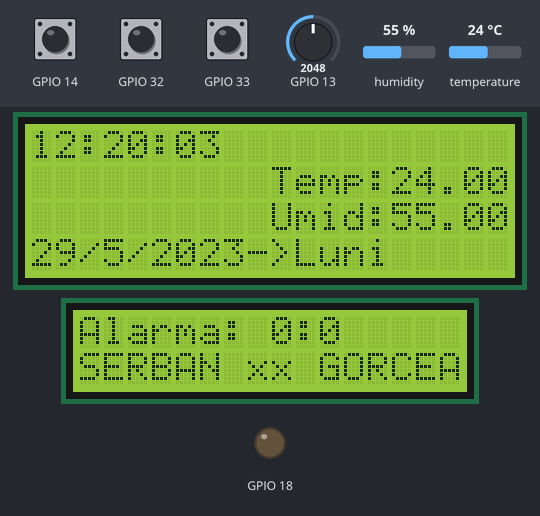
The sketch below on a simulated ESP32. On the bench: 20×4 character LCD, 16×2 character LCD, output pins drawn as LEDs (lit = HIGH). The test bench sets the inputs (shaded band); at power-on: GPIO 32 HIGH, GPIO 14 HIGH, GPIO 33 HIGH, GPIO 13 = 2048, humidity 55 %, temperature 24 °C. The local clock reads 2024-03-15 10:24:30 at power-on unless the sketch sets it.

Above: at 3.3 s.
3.4 s: GPIO 32 pulled LOW for 0.15 s
At 5.3 s:
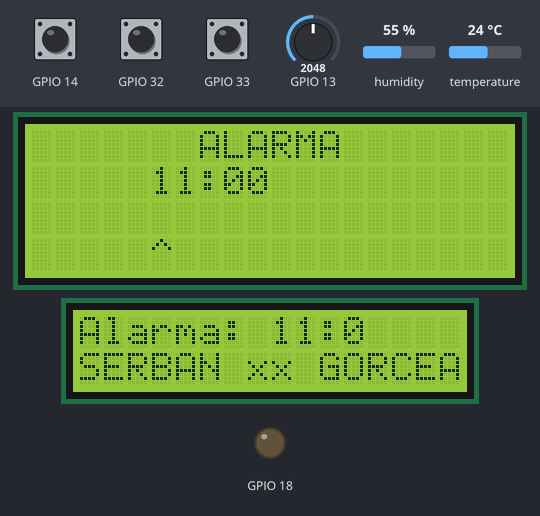
5.9 s: GPIO 14 pulled LOW for 1 s
At 7.5 s:
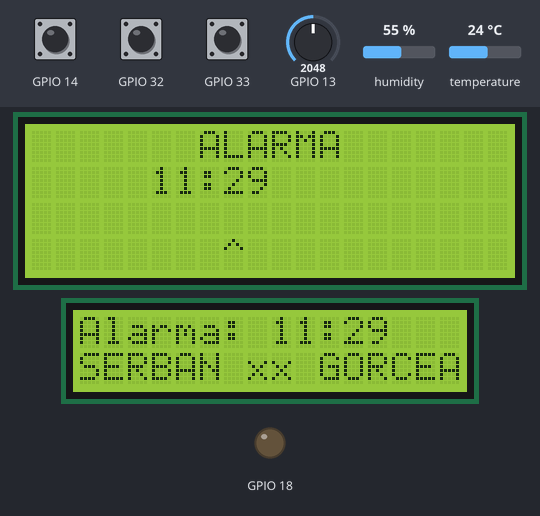
8.4 s: GPIO 33 pulled LOW for 3.2 s
At 10.2 s:
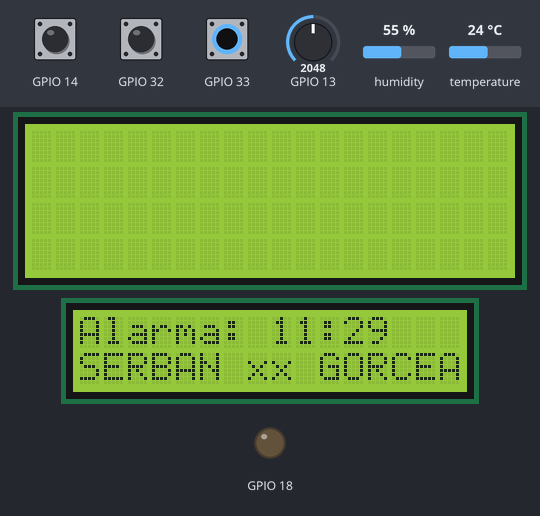
13.1 s: GPIO 13 set to 2866
At 14.0 s:
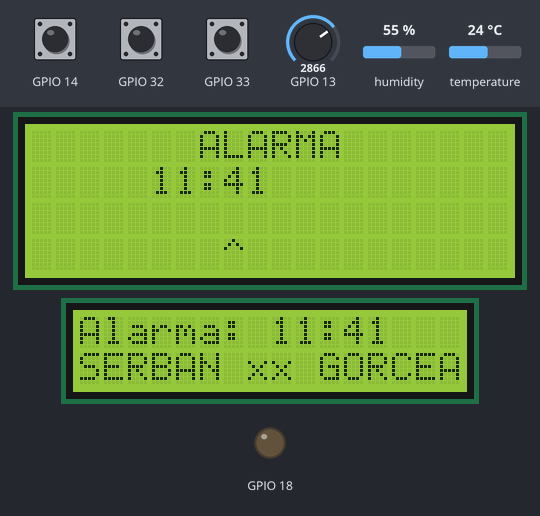
14.6 s: GPIO 14 pulled LOW for 0.15 s
At 16.0 s:
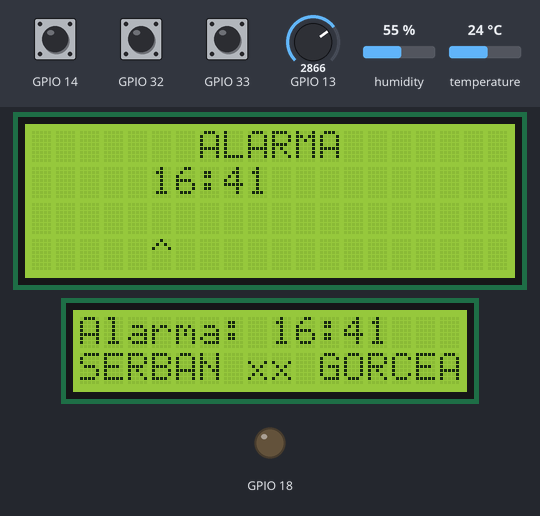
16.3 s: GPIO 32 pulled LOW for 1 s
At 18.8 s:
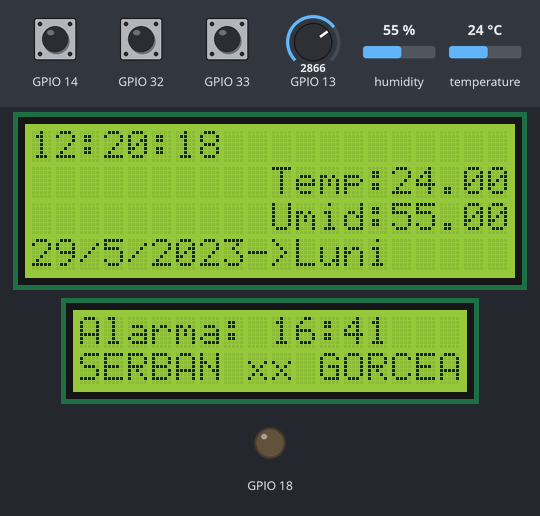
Timing chart, 0 to 19.8 s (numbered marks = the images above; inputs shaded):
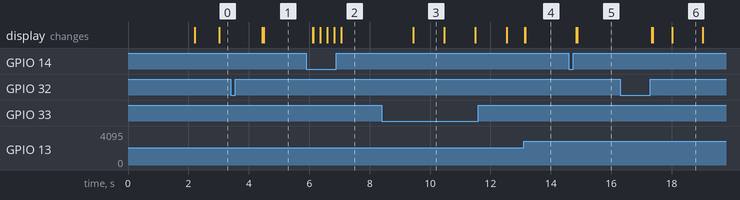

Measured:
- after the input at 3.4 s, the display: first changes after 1.0 s (image 1 shows a later state)
- after the input at 5.9 s, the display: first changes after 0.22 s (image 2 shows a later state)
- after the input at 8.4 s, the display: changes after 1.0 s (image 3)
- after the input at 13.1 s, the display: first changes at once (image 4 shows a later state)
- after the input at 14.6 s, the display: first changes after 0.24 s (image 5 shows a later state)
- after the input at 16.3 s, the display: first changes after 1.0 s (image 6 shows a later state)
- what the display in image 3 shows lasts 1.1 s, from 9.4 s to 10.5 s

The sketch:

CODE_SOURCE.ino
```cpp
#include <Wire.h>
#include <Adafruit_GFX.h>
#include <RTClib.h>
#include "DHT.h"
#include <LiquidCrystal_I2C.h>


float floatMap(float x, float in_min, float in_max, float out_min, float out_max) {
  return (x - in_min) * (out_max - out_min) / (in_max - in_min) + out_min;
}

LiquidCrystal_I2C lcd_i2c(0x26, 20, 4); // I2C address 0x27, 20 column and 4 rows
LiquidCrystal_I2C nume(0x27, 16, 2);

RTC_DS1307 rtc;


char daysOfTheWeek[7][12] = {
  "Duminica",
  "Luni",
  "Marti",
  "Miercuri",
  "Joi",
  "Vineri",
  "Sambata"
};

#define SCREEN_WIDTH 128 // OLED width,  in pixels
#define SCREEN_HEIGHT 64 // OLED height, in pixels
#define DHTPIN 4
#define DHTTYPE DHT22

int lastState1 = HIGH;
int currentState;


int oka = 1;
int okb = 1;
int p = 5;
int STOP = HIGH;

  int Ora_alarma = 0;
  int Minut_alarma = 0;


DHT dht(DHTPIN, DHTTYPE);

void setup() {
  Serial.begin(9600);


  lcd_i2c.init();
  lcd_i2c.backlight();
  nume.init();
  nume.backlight();


  if (! rtc.begin()) {
    Serial.println("Couldn't find RTC");
    Serial.flush();
    while (1);
  }


  rtc.adjust(DateTime(2023, 5, 29, 12, 20, 0));
  dht.begin();

  pinMode(32, INPUT_PULLUP);
  pinMode(33, INPUT_PULLUP);
  pinMode(14, INPUT_PULLUP);
  pinMode(34, INPUT_PULLUP);
  pinMode(18, OUTPUT);

  delay(2000);


  nume.setCursor(0,1);
  nume.print("SERBAN xx GORCEA");
}

void loop() {


  float h = dht.readHumidity();
  float t = dht.readTemperature();
  float f = dht.readTemperature(true);

  if (isnan(h) || isnan(t) || isnan(f)) {
    Serial.println(F("Failed to read from DHT sensor!"));
    return;
  }

  float hic = dht.computeHeatIndex(t, h, false);

  DateTime now = rtc.now();
  if(oka==1 && okb==1)
  {

  lcd_i2c.setCursor(0, 0);
    lcd_i2c.print(now.hour(), DEC);
    lcd_i2c.print(':');
    lcd_i2c.print(now.minute(), DEC);
    lcd_i2c.print(':');
    if(now.second()<10)
    lcd_i2c.print(0);
    lcd_i2c.print(now.second(), DEC);

  lcd_i2c.setCursor(0, 3);

  lcd_i2c.print(now.day(), DEC);
  lcd_i2c.print('/');
  lcd_i2c.print(now.month(), DEC);
  lcd_i2c.print('/');
  lcd_i2c.print(now.year(), DEC);
  lcd_i2c.print("->");
  lcd_i2c.print(daysOfTheWeek[now.dayOfTheWeek()]);

  lcd_i2c.setCursor(10, 1);
  lcd_i2c.print("Temp:");
  lcd_i2c.print(t);

  lcd_i2c.setCursor(10, 2);

  lcd_i2c.print("Umid:");
  lcd_i2c.print(h);

  }


  else if(oka==0 && okb==1)
  {


    lcd_i2c.setCursor(7, 0);
    lcd_i2c.print("ALARMA");
    lcd_i2c.setCursor(5, 1);

    lcd_i2c.print(Ora_alarma, DEC);
    lcd_i2c.print(':');
    if(Minut_alarma<10)
    lcd_i2c.print(0);
    lcd_i2c.print(Minut_alarma, DEC);

    lcd_i2c.setCursor(p, 3);
    lcd_i2c.print("^");


    if(p==5)
    {
      int analogValue = analogRead(13);
      Ora_alarma = floatMap(analogValue, 0, 4095, 0, 23);

    }
    else
    {
      int analogValue = analogRead(13);
      Minut_alarma = floatMap(analogValue, 0, 4095, 0, 59);

    }


    currentState = digitalRead(14);

    if(currentState == LOW)
  { delay(200);
    if(p==5)
    p=8;
    else p=5;
    currentState = HIGH;
    lcd_i2c.clear();
  }


  }

  else if(oka==1 && okb==0)
  {

    lcd_i2c.setCursor(7, 0);
    lcd_i2c.print("SETARE");
    lcd_i2c.setCursor(5, 1);
    lcd_i2c.print(now.hour(), DEC);
    lcd_i2c.print(':');
    if(now.minute()<10)
    lcd_i2c.print(0);
    lcd_i2c.print(now.minute(), DEC);

    lcd_i2c.setCursor(p, 3);
    lcd_i2c.print("^");

    float Ora;
    float Minut;

    if(p==5)
    {
      int analogValue = analogRead(13);
      Ora = floatMap(analogValue, 0, 4095, 0, 23);

    }
    else
    {
      int analogValue = analogRead(13);
      Minut = floatMap(analogValue, 0, 4095, 0, 59);

    }

    rtc.adjust(DateTime(2023, 5, 29, Ora, Minut, 9));

    currentState = digitalRead(14);

    if(currentState == LOW)
  { delay(200);
    if(p==5)
    p=8;
    else p=5;
    lcd_i2c.clear();
    currentState = HIGH;
  }


  }


  int a = digitalRead(32);
  int b = digitalRead(33);


//-----------------PENTRU SET
  if( b == LOW)
  { delay(1000);
    b = HIGH;

    if(okb==1)
    okb=0;
    else
    okb=1;
    lcd_i2c.clear();
  }
//---------------------------


//----------PENTRU ALARMA
  if( a == LOW)
  { delay(1000);
    a = HIGH;

    if(oka==1)
    oka=0;
    else
    oka=1;
    lcd_i2c.clear();
  }

  //-----------------------

  nume.setCursor(0,0);
  nume.print("Alarma: ");
  nume.print(Ora_alarma, DEC);
  nume.print(':');

  nume.print(Minut_alarma, DEC);

  if(Ora_alarma == now.hour() && Minut_alarma == now.minute())
  {
  ledcWriteTone(0,800);
  delay(1000);
  uint8_t octave = 1;
  ledcWriteNote(0,NOTE_C,octave);
  delay(1000);
  }

  }
```
